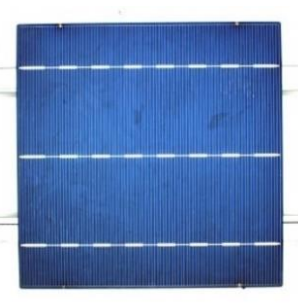
#> input picture PyProjects/cvpy/演示/3.png, 298 x 303 px
$ python Solution.py
#> lines starting #> are read from the running program, lines starting #| are printed output that depends on the picture; after the words box and inside, x2 and y2 are one past the last pixel; in counts of white or black regions, pixels touching at a corner belong together
import cv2
import numpy as np
import re
# 提取感兴趣区域
def findROI(img):
    # 将原图像转化成灰度图像
    gray = cv2.cvtColor(img, cv2.COLOR_BGR2GRAY)
    cv2.imshow("2.将原图像转化成灰度图像",gray)
    # 将灰度图阈值处理转成二值图像
    ret, binary = cv2.threshold(gray, 150, 255, cv2.THRESH_BINARY_INV)
    cv2.imshow("3.将灰度图阈值处理转成二值图像", binary)
    # 查找绘制图像轮廓
    contours, hierarchy = cv2.findContours(binary, cv2.RETR_EXTERNAL,
                                           cv2.CHAIN_APPROX_SIMPLE)
    mask = np.zeros(img.shape, np.uint8)
    mask = cv2.drawContours(mask, contours, -1, (255, 255, 255), -1)
    cv2.imshow("4.绘制太阳能电池片轮廓", mask)
    a1 = cv2.bitwise_and(img, mask)
    cv2.imshow("5.提取图像的感兴趣区域", a1)
    return a1
# 计算灰度均值
def dealImage(img):
    a4 = cv2.cvtColor(img, cv2.COLOR_BGR2GRAY)
    retval, dst = cv2.threshold(a4, 150, 255, cv2.THRESH_BINARY)
    wi, hi = dst.shape
    for w in range(wi):
        for h in range(hi):
            if dst[w][h] == 255:
                img[w][h] = 0
    cv2.imshow("6.去除太阳能电池片栅格部分", img)
    r1 = cv2.medianBlur(img, 5)
    cv2.imshow("7.图像的去噪处理", r1)
    blueChannel = r1[:, :, 0]
    cv2.imshow("8.拆分通道", blueChannel)
    w, h = blueChannel.shape
    num = 0
    sum = 0
    for i in range(w):
        for j in range(h):
            if (blueChannel[i][j] != 0):
                sum += blueChannel[i][j]
                num = num + 1
                res = sum / num
    print(res)
    return res
# 统一图像大小
def resizeImage(img):
    size = (300, 300)
    img = cv2.resize(img, size)
    return img
# 显示结果
def analyse(res):
    if 125 <= res <= 145:
        imgRes1 = cv2.putText(img1, "color:DarkBlue", (0, 160),
                              cv2.FONT_HERSHEY_SIMPLEX, 1, (0, 0, 125), 3)
        cv2.imshow("检测结果", imgRes1)
        print("颜色为深蓝的太阳能电池片")
    if 145 < res <= 165:
        imgRes1 = cv2.putText(img1, "color:MiddleBlue", (0, 160),
                              cv2.FONT_HERSHEY_SIMPLEX, 1, (0, 0, 255), 3)
        cv2.imshow("检测结果", imgRes1)
        print("色差为中蓝的太阳能电池片")
    if 165 < res <= 185:
        imgRes1 = cv2.putText(img1, "color:LightBlue", (0, 160),
                              cv2.FONT_HERSHEY_SIMPLEX, 1, (0, 0, 255), 3)
        cv2.imshow("检测结果", img1)
        print("色差为浅蓝的太阳能电池片")
# 主函数
if __name__ == '__main__':
    imgName = r"3.png"
    a = re.split(r'/', imgName)
    img0 = cv2.imread(imgName)
#> img0 is the input picture: shape (303, 298, 3); mean B, G, R 182.8, 132.1, 102.7
    img1 = resizeImage(img0)
    cv2.imshow("1.输入太阳能电池片",img1)
    img2 = findROI(img1)
#> in findROI, `gray = cv2.cvtColor(img, cv2.COLOR_BGR2GRAY)`:
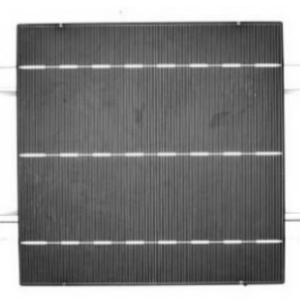
#> gray: shape (300, 300); min 39, max 255, mean 129
#> in findROI, `ret, binary = cv2.threshold(gray, 150, 255, cv2.THRESH_BINARY_INV)`:
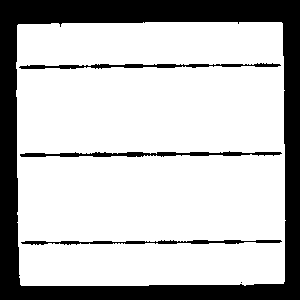
#> binary: shape (300, 300); 75.3% white; 5 black regions (1 under 20 px)
#> in findROI, `contours, hierarchy = cv2.findContours(binary, cv2.RETR_EXTERNAL, cv2...`: contours = 1 contour; box (x1, y1, x2, y2) and area: (16, 22, 286, 286) 69592
#> in findROI, `mask = cv2.drawContours(mask, contours, -1, (255, 255, 255), -1)`: mask: shape (300, 300, 3); 77.9% white; 1 black region, box (x1, y1, x2, y2) and area: (0, 0, 300, 300) 19881
    img3 = dealImage(img2)
#> in dealImage, `a4 = cv2.cvtColor(img, cv2.COLOR_BGR2GRAY)`:
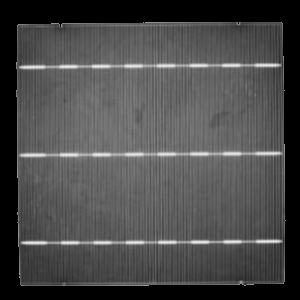
#> a4: shape (300, 300); min 0, max 236, mean 74.1
#> in dealImage, `retval, dst = cv2.threshold(a4, 150, 255, cv2.THRESH_BINARY)`:
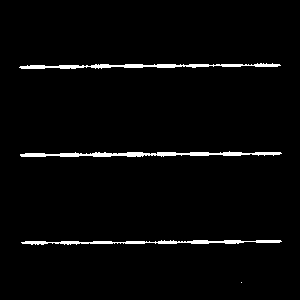
#> dst: shape (300, 300); 2.6% white; 4 white regions (1 under 20 px), largest, box (x1, y1, x2, y2) and area: (20, 151, 282, 157) 865, (19, 63, 281, 69) 764, (21, 240, 282, 245) 678
#> after the loop in dealImage, `for w in range(wi):`:
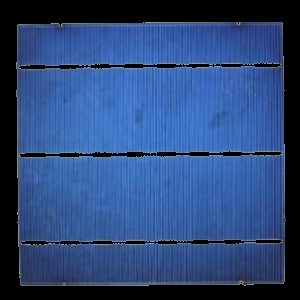
#> img: shape (300, 300, 3); mean of channels 0, 1, 2 121.7, 72, 43.8; drawn as B, G, R
#> in dealImage, `blueChannel = r1[:, :, 0]`:
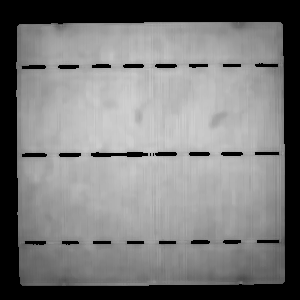
#> blueChannel: shape (300, 300); min 0, max 208, mean 122.2
#> after the loop in dealImage, `for i in range(w):`: num = 68321; sum = 10994519
#> img3 = 160.9
    analyse(img3)
#> in analyse, `imgRes1 = cv2.putText(img1, "color:MiddleBlue", (0, 160), cv2.FONT_HER..`:
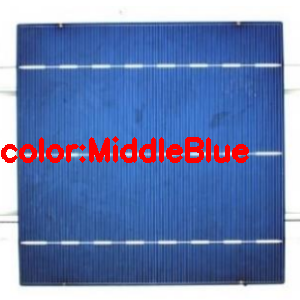
#> imgRes1: shape (300, 300, 3); mean of channels 0, 1, 2 175.9, 127.2, 108.2; drawn as B, G, R
    cv2.waitKey(0)

$ run again, with PyProjects/cvpy/演示/1.png copied over PyProjects/cvpy/演示/3.png
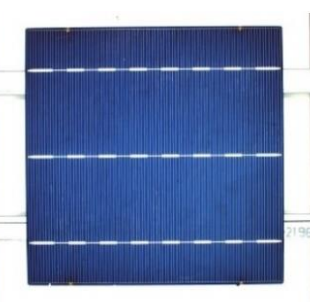
#> input picture PyProjects/cvpy/演示/1.png, 310 x 302 px
#> img0 is the input picture: shape (302, 310, 3); mean B, G, R 171.6, 128.8, 110.6
#> in findROI, `ret, binary = cv2.threshold(gray, 150, 255, cv2.THRESH_BINARY_INV)`:
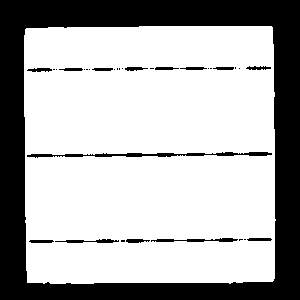
#> binary: shape (300, 300); 69.2% white; 32 black regions (17 under 20 px)
#> contours = 1 contour; box (x1, y1, x2, y2) and area: (24, 26, 276, 284) 63502
#> mask: shape (300, 300, 3); 71.1% white; 1 black region, box (x1, y1, x2, y2) and area: (0, 0, 300, 300) 25997
#> dst: shape (300, 300); 1.9% white; 31 white regions (17 under 20 px), largest, box (x1, y1, x2, y2) and area: (27, 152, 272, 158) 656, (151, 238, 238, 242) 209, (55, 239, 119, 243) 144
#> after the loop in dealImage, `for i in range(w):`: num = 62720; sum = 8543258
#> img3 = 136.2
#> in analyse, `imgRes1 = cv2.putText(img1, "color:DarkBlue", (0, 160), cv2.FONT_HERSH..`:
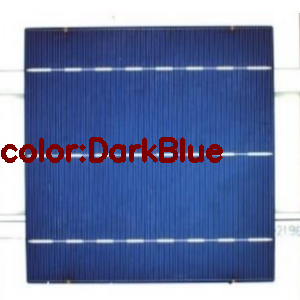
#> imgRes1: shape (300, 300, 3); mean of channels 0, 1, 2 166.4, 125.2, 111.6; drawn as B, G, R
